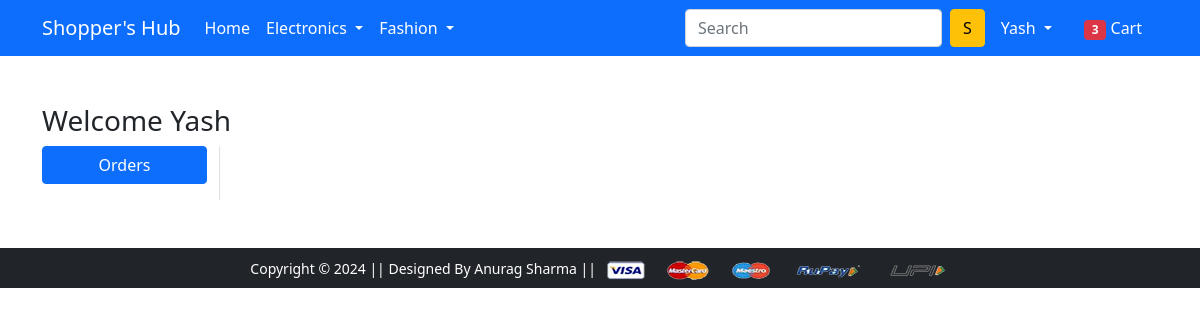
The page /orders/ (signed in) on the database as committed earlier.
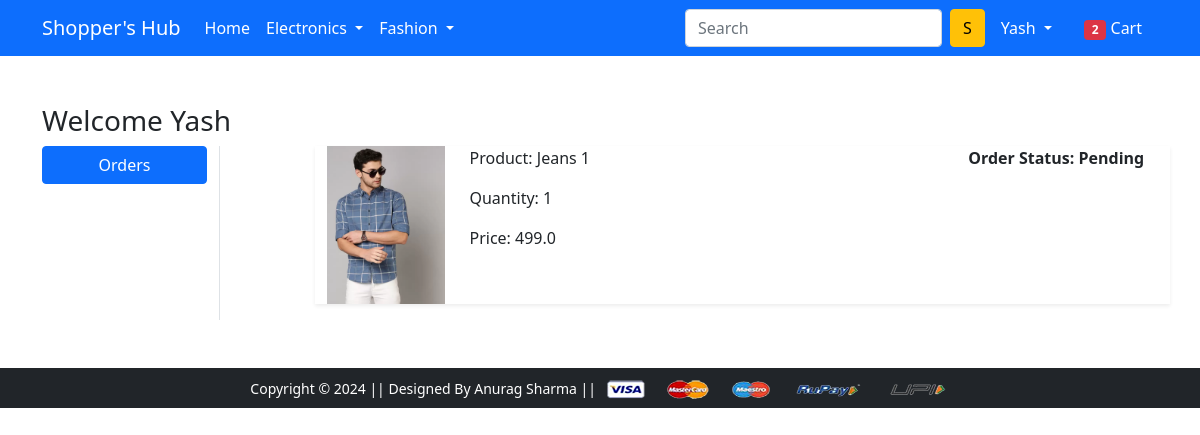
The same page on the database as committed later.
### app/models.py (models this page shows, shortened)
class OrderPlaced(models.Model):
    user = models.ForeignKey(User, on_delete=models.CASCADE)
    customer = models.ForeignKey(Customer, on_delete=models.CASCADE)
    product = models.ForeignKey(Product, on_delete=models.CASCADE)
    quantity = models.PositiveIntegerField(default=1)
    ordered_date = models.DateTimeField(auto_now_add=True)
    status = models.CharField(max_length=100, choices=STATUS_CHOICES, default='Pending')
    @property
    def total_cost(self):
        return self.quantity * self.product.discounted_price

class Product(models.Model):
    title = models.CharField(max_length=100)
    selling_price = models.FloatField()
    discounted_price = models.FloatField()
    description = models.TextField(default=' ')
    brand = models.CharField(max_length=100)
    category = models.CharField(choices=CATEGORY_CHOICES, max_length=3)
    product_image = models.ImageField(upload_to='productimg')

### app/views.py (the view)
# urls.py: path('orders/', views.orders, name='orders'),
@login_required
def orders(request):
	totalitem = 0
	op = OrderPlaced.objects.filter(user=request.user)
	if request.user.is_authenticated:
			totalitem = len (Cart.objects.filter(user=request.user))
	return render(request, 'app/orders.html', {'order_placed':op, 'totalitem':totalitem})

### app/templates/app/orders.html (shortened to what this page needs)
{% extends 'app/base.html' %}
{% load static %}
{% block main-content %}
<div class="container my-5">
    <div class="row">
        <h3>Welcome <span class="text-capitalize">{{request.user}}</span></h3>
        <div class="col-sm-2 border-end">
            <ul class="list-unstyled">
                <li class="d-grid"><a href="{% url 'orders' %}" class="btn btn-primary">Orders</a></li>
            </ul>
        </div>
        <div class="col-sm-9 offset-sm-1">
            {% for op in order_placed %}
            <div class="row shadow-sm mb-3">
                <div class="col-sm-2">
                    <img src="{{op.product.product_image.url}}" alt="" srcset="" class="img-fluid" height="150"
                        width="150">
                </div>
                <div class="col-sm-7">
                    <p>Product: {{op.product.title}}</p>
                    <p>Quantity: {{op.quantity}}</p>
                    <p>Price: {{op.total_cost}}</p>
                </div>
                <div class="col-sm-3 fw-bold">
                    <p>Order Status: {{op.status}}</p>
                </div>
            </div>
            {% endfor %}
        </div>
    </div>
</div>
{% endblock main-content %}

### app/templates/app/base.html (shortened to what this page needs)
<!doctype html>
{% load static %}
<html lang="en">
  <head>
    <link href="https://cdn.jsdelivr.net/npm/bootstrap@5.0.0-beta1/dist/css/bootstrap.min.css" rel="stylesheet">
    <link rel="stylesheet" href="{% static 'app/css/owl.carousel.min.css' %}">
    <link rel="stylesheet" href="{% static 'app/css/all.min.css' %}">
    <link rel="stylesheet" href="{% static 'app/css/style.css' %}">
  </head>
  <body>
    <nav class="navbar navbar-expand-lg navbar-dark bg-primary">
     <div class="container">
       <a class="navbar-brand" href="/">Shopper's Hub</a>
       <div class="collapse navbar-collapse" id="navbarSupportedContent">
         <ul class="navbar-nav me-auto mb-2 mb-lg-0">
           <li class="nav-item">
             <a class="nav-link active" aria-current="page" href="/">Home</a>
           </li>
           <li class="nav-item dropdown">
             <a class="nav-link dropdown-toggle text-white" href="#" id="electronicsDropdown" role="button" data-bs-toggle="dropdown" aria-expanded="false">
               Electronics
             </a>
           </li>
           <li class="nav-item dropdown">
             <a class="nav-link dropdown-toggle text-white" href="#" id="fashionDropdown" role="button" data-bs-toggle="dropdown" aria-expanded="false">
               Fashion
             </a>
           </li>
         </ul>
         <form class="d-flex">
           <input class="form-control me-2" type="search" placeholder="Search" aria-label="Search">
           <button class="btn btn-warning" type="submit">S</button>
         </form>
         <div>
          <ul class="navbar-nav me-auto mb-2 mb-lg-0">
          {% if request.user.is_authenticated %}
           <li class="nav-item dropdown mx-2">
              <a class="nav-link dropdown-toggle text-white" href="#" id="profileDropdown" role="button" data-bs-toggle="dropdown" aria-expanded="false">
                {{ request.user.username|capfirst}}
              </a>
            </li>
            <li class="nav-item mx-2">
             <a href="{% url 'showcart' %}" class="nav-link text-white"><span class="badge bg-danger">{{totalitem}}</span> Cart </a>
            </li>
          {% endif %}
          </ul>
         </div>
       </div>
     </div>
    </nav>
    {% block main-content %} {% endblock main-content %}
    <footer class="container-fluid bg-dark text-center p-2 mt-5">
        <small class="text-white">Copyright &copy; 2024 || Designed By Anurag Sharma || </small>
        <img src="{% static 'app/images/payment.png' %}" alt="" srcset="" class="img-fluid" height="2px">
    </footer>
  </body>
</html>

Rows that differ between the two databases and show on the page:
added OrderPlaced: product.product_image (picture), product "Jeans 1", quantity "1", total_cost "499.0", status "Pending"
Other text that changed with them:
{{ totalitem }}: "3" → "2"
